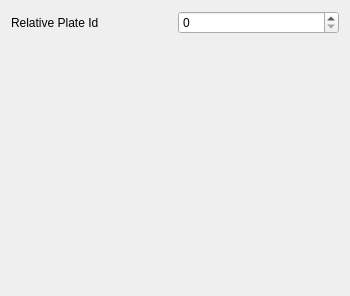
<?xml version="1.0" encoding="UTF-8"?>
<ui version="4.0">
 <class>MotionTrackPropertiesWidget</class>
 <widget class="QWidget" name="MotionTrackPropertiesWidget">
  <property name="geometry">
   <rect>
    <x>0</x>
    <y>0</y>
    <width>350</width>
    <height>296</height>
   </rect>
  </property>
  <property name="windowTitle">
   <string>Form</string>
  </property>
  <layout class="QGridLayout" name="gridLayout">
   <item row="0" column="0">
    <widget class="QLabel" name="label_relative_plate_id">
     <property name="text">
      <string>Relative Plate Id</string>
     </property>
    </widget>
   </item>
   <item row="0" column="1">
    <widget class="QSpinBox" name="spinbox_relative_plate_id">
     <property name="maximum">
      <number>1000000</number>
     </property>
    </widget>
   </item>
   <item row="1" column="0" colspan="2">
    <widget class="QWidget" name="widget_time_sequence_holder" native="true"/>
   </item>
  </layout>
 </widget>
 <resources/>
 <connections/>
</ui>
